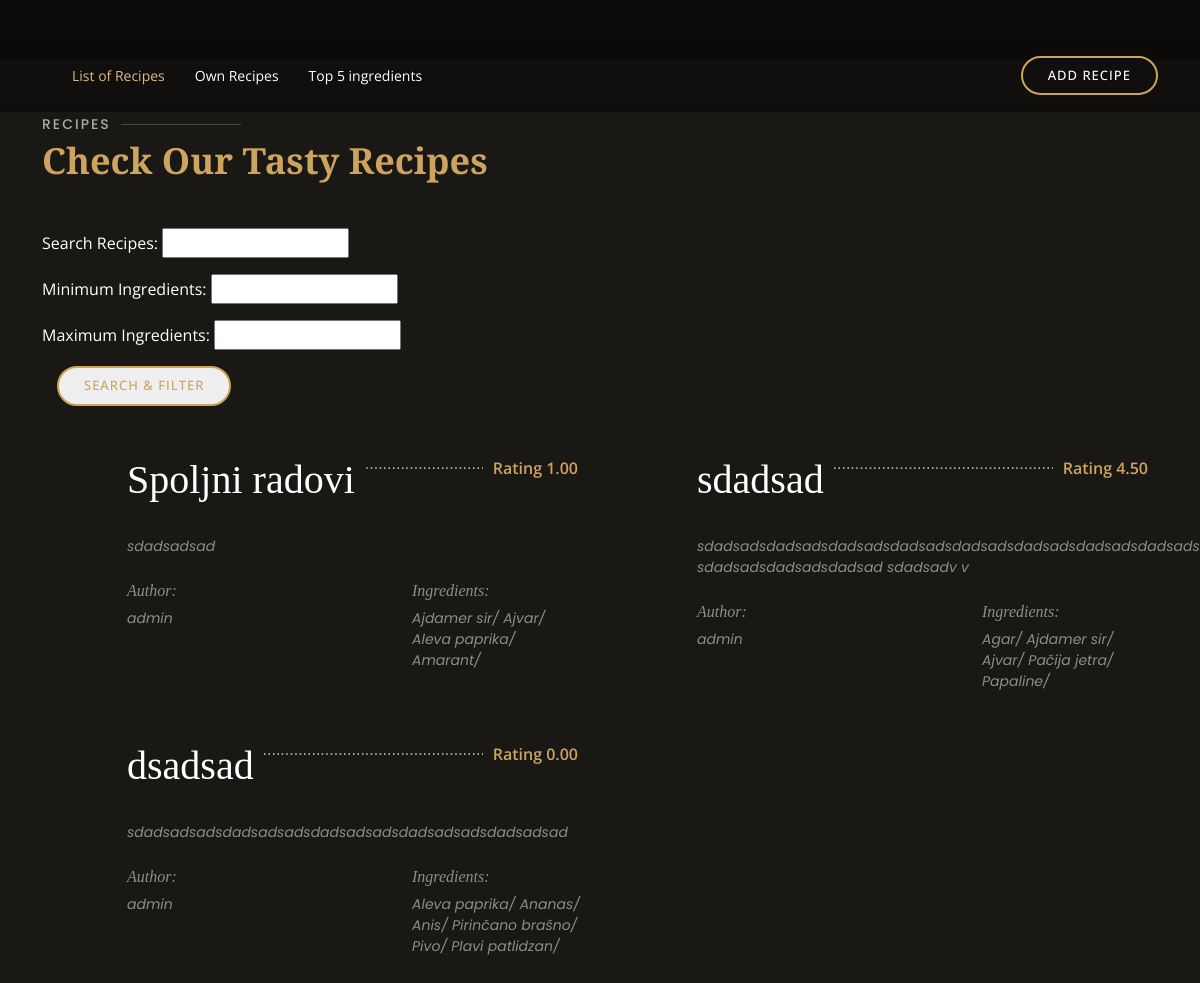
The app's page /recipes/list/ (signed in), older data.
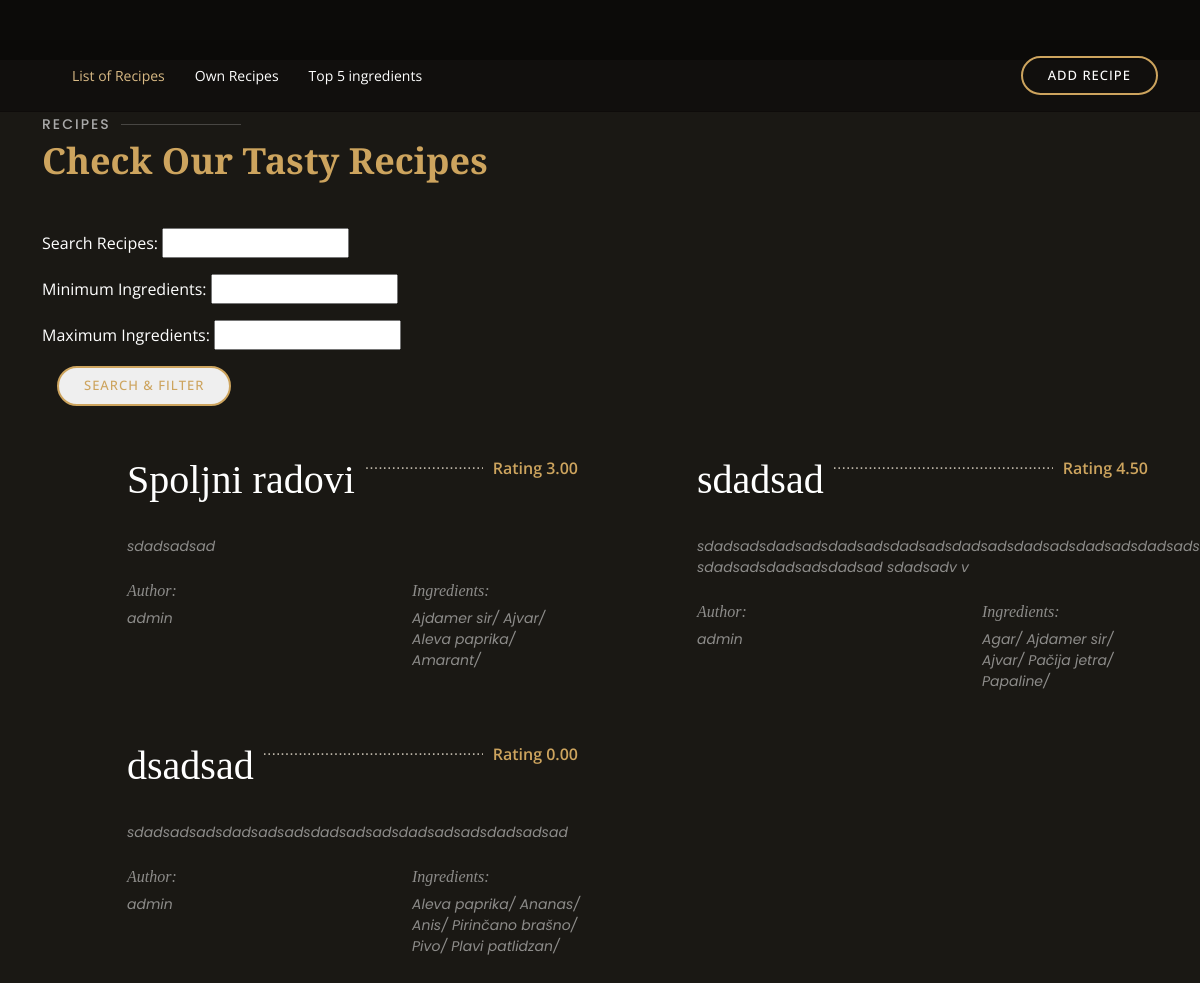
The same page, newer data.
### recipes/models.py (models this page shows, shortened)
class Recipe(models.Model):
    name = models.CharField(max_length=255)
    recipe_text = models.TextField()
    ingredients = models.ManyToManyField(Ingredient)
    author = models.ForeignKey(User, on_delete=models.CASCADE)
    average_rating = models.DecimalField(default=0.0, max_digits=3, decimal_places=2)  # To store average rating
    total_ratings = models.PositiveIntegerField(default=0)

### user/models.py (models this page shows, shortened)
class User(AbstractUser):
    email = models.EmailField(unique=True)
    first_name = models.CharField(max_length=100)
    last_name = models.CharField(max_length=100)

### recipes/views.py (the view)
# urls.py: path('list/', recipe_list, name='recipe_list'),
@login_required
def recipe_list(request):
    recipes = Recipe.objects.all()
    search_form = RecipeSearchForm(request.GET)
    min_ingredients = request.GET.get('min_ingredients')
    max_ingredients = request.GET.get('max_ingredients')
    if search_form.is_valid():
        search_query = search_form.cleaned_data.get('search_query')
        if search_query:
            recipes = recipes.filter(
                Q(name__icontains=search_query) |
                Q(recipe_text__icontains=search_query) |
                Q(ingredients__name__icontains=search_query)
            )
    if min_ingredients:
        recipes = recipes.annotate(num_ingredients=Count('ingredients')).filter(num_ingredients__gte=min_ingredients)
    if max_ingredients:
        recipes = recipes.annotate(num_ingredients=Count('ingredients')).filter(num_ingredients__lte=max_ingredients)
    return render(request, 'recipe_list.html', {'recipes': recipes, 'search_form': search_form})

### recipes/form.py
class RecipeSearchForm(forms.Form):
    search_query = forms.CharField(label='Search Recipes', required=False)
    min_ingredients = forms.IntegerField(label='Minimum Ingredients', required=False)
    max_ingredients = forms.IntegerField(label='Maximum Ingredients', required=False)

### templates/recipe_list.html (shortened to what this page needs)
{% load static %}
<!DOCTYPE html>
<html lang="en">
<head>
    <link rel="stylesheet" type="text/css" href="{% static 'assets_list/vendor/bootstrap/css/bootstrap.min.css' %}">
    <link rel="stylesheet" type="text/css" href="{% static 'assets_list/css/style.css' %}">
</head>
<body>
<header id="header" class="fixed-top d-flex align-items-cente">
    <div class="container-fluid container-xl d-flex align-items-center justify-content-lg-between">
        <nav id="navbar" class="navbar order-last order-lg-0">
            <ul>
                <li><a class="nav-link scrollto active" href="{% url 'recipe_list'%}">List of Recipes</a></li>
                <li><a class="nav-link scrollto" href="{% url 'own_recipe_list' %}">Own Recipes</a></li>
                <li><a class="nav-link scrollto " href="{% url 'top_ingredients' %}">Top 5 ingredients</a></li>
            </ul>
        </nav>
        <a href="{% url 'create_recipe' %}" class="book-a-table-btn scrollto d-none d-lg-flex">Add Recipe</a>
    </div>
</header>
<main id="main" style="padding-top:5%;">
    <section id="menu" class="menu section-bg">
        <div class="container" data-aos="fade-up">
            <div class="section-title">
                <h2>Recipes</h2>
                <p>Check Our Tasty Recipes</p>
            </div>
            <form method="GET" action="{% url 'recipe_list' %}">
                <p>
                    <label class="form-class"  for="id_search_query">Search Recipes:</label>
                    <input class="form-class" type="text" name="search_query" id="id_search_query">
                </p>
                <p>
                    <label class="form-class"  for="id_min_ingredients">Minimum Ingredients:</label>
                    <input class="form-class"  type="number" name="min_ingredients"  id="id_min_ingredients">
                </p>
                <p>
                    <label class="form-class"  for="id_max_ingredients">Maximum Ingredients:</label>
                    <input class="form-class"  type="number" name="max_ingredients"  id="id_max_ingredients">
                </p>
                <button class="book-a-table-btn scrollto d-none d-lg-flex"  style="color:#cda45e;"  type="submit">Search &amp; Filter</button>
            </form>
            <div class="row menu-container" data-aos="fade-up" data-aos-delay="200">
                {% for recipe in recipes %}
                <div class="col-lg-6 menu-item filter-starters">
                    <div class="menu-content">
                        <a href="{% url 'recipe_detail' recipe_id=recipe.id %}"><h1>{{ recipe.name }}</h1></a><span>Rating {{ recipe.average_rating }}</span>
                    </div>
                    <div class="menu-ingredients">
                        {{ recipe.recipe_text }}
                    </div>
                    <div class="row">
                        <div class="col-lg-6">
                            <div class="menu-ingredients">
                                <h6> Author: </h6>
                                <span>  {{ recipe.author.username }}</span>
                            </div>
                        </div>
                        <div class="col-lg-6">
                            <div class="menu-ingredients">
                                <h6>Ingredients: </h6>
                                {% for ingredient in recipe.ingredients.all %}
                                <span> {{ ingredient.name }}/ </span>
                                {% endfor %}
                            </div>
                        </div>
                    </div>
                </div>
                {% endfor %}
            </div>
        </div>
    </section>
</main>
</body>
</html>

Row changes from the older to the newer data that the page shows:
changed Recipe "Spoljni radovi": average_rating "1.00" → "3.00"
